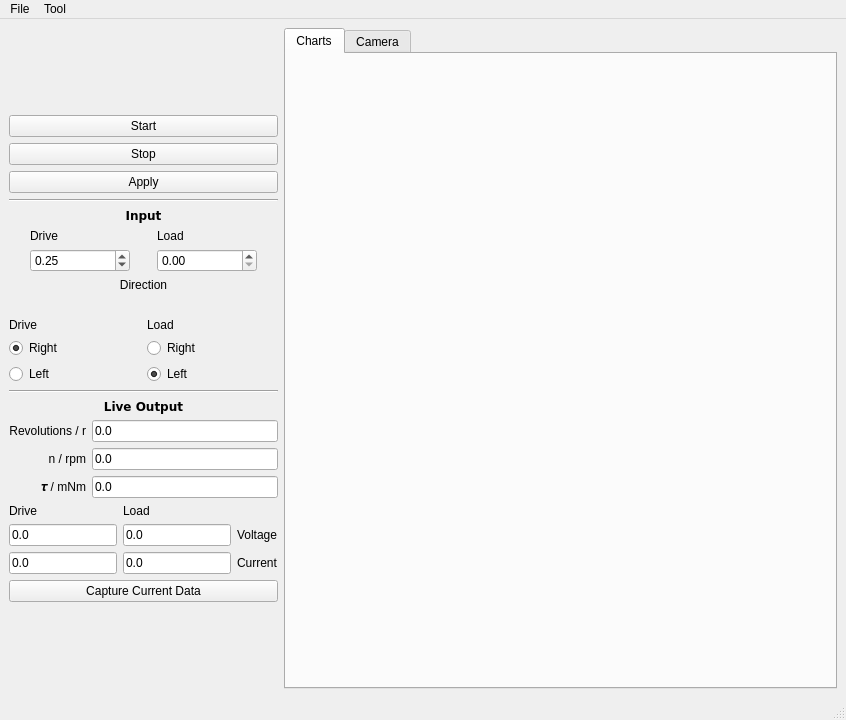
<?xml version="1.0" encoding="UTF-8"?>
<ui version="4.0">
 <class>MainWindow</class>
 <widget class="QMainWindow" name="MainWindow">
  <property name="geometry">
   <rect>
    <x>0</x>
    <y>0</y>
    <width>846</width>
    <height>720</height>
   </rect>
  </property>
  <property name="minimumSize">
   <size>
    <width>720</width>
    <height>720</height>
   </size>
  </property>
  <property name="windowTitle">
   <string>MainWindow</string>
  </property>
  <widget class="QWidget" name="centralwidget">
   <layout class="QHBoxLayout" name="horizontalLayout_2" stretch="0,1">
    <item>
     <layout class="QVBoxLayout" name="verticalLayout_4" stretch="0,0,0,0,0,0,0,0,0,0,0,0,0,0">
      <property name="spacing">
       <number>6</number>
      </property>
      <property name="sizeConstraint">
       <enum>QLayout::SetMinimumSize</enum>
      </property>
      <property name="leftMargin">
       <number>0</number>
      </property>
      <property name="topMargin">
       <number>0</number>
      </property>
      <property name="rightMargin">
       <number>0</number>
      </property>
      <property name="bottomMargin">
       <number>0</number>
      </property>
      <item>
       <spacer name="verticalSpacer">
        <property name="orientation">
         <enum>Qt::Vertical</enum>
        </property>
        <property name="sizeHint" stdset="0">
         <size>
          <width>20</width>
          <height>40</height>
         </size>
        </property>
       </spacer>
      </item>
      <item>
       <layout class="QVBoxLayout" name="verticalLayout_5">
        <item>
         <widget class="QPushButton" name="Start">
          <property name="text">
           <string>Start</string>
          </property>
         </widget>
        </item>
        <item>
         <widget class="QPushButton" name="Stop">
          <property name="text">
           <string>Stop</string>
          </property>
         </widget>
        </item>
        <item>
         <widget class="QPushButton" name="Apply">
          <property name="text">
           <string>Apply</string>
          </property>
         </widget>
        </item>
       </layout>
      </item>
      <item>
       <widget class="Line" name="line_2">
        <property name="orientation">
         <enum>Qt::Horizontal</enum>
        </property>
       </widget>
      </item>
      <item>
       <widget class="QLabel" name="label_9">
        <property name="font">
         <font>
          <family>DejaVu Sans</family>
          <weight>75</weight>
          <bold>true</bold>
         </font>
        </property>
        <property name="text">
         <string>Input</string>
        </property>
        <property name="alignment">
         <set>Qt::AlignCenter</set>
        </property>
       </widget>
      </item>
      <item>
       <layout class="QGridLayout" name="gridLayout">
        <item row="1" column="0">
         <widget class="QDoubleSpinBox" name="dutyCycleDrive">
          <property name="maximum">
           <double>1.000000000000000</double>
          </property>
          <property name="singleStep">
           <double>0.050000000000000</double>
          </property>
          <property name="value">
           <double>0.250000000000000</double>
          </property>
         </widget>
        </item>
        <item row="1" column="1">
         <widget class="QDoubleSpinBox" name="dutyCycleLoad">
          <property name="maximum">
           <double>1.000000000000000</double>
          </property>
          <property name="singleStep">
           <double>0.050000000000000</double>
          </property>
          <property name="value">
           <double>0.000000000000000</double>
          </property>
         </widget>
        </item>
        <item row="0" column="0">
         <widget class="QLabel" name="label">
          <property name="maximumSize">
           <size>
            <width>100</width>
            <height>20</height>
           </size>
          </property>
          <property name="text">
           <string>Drive</string>
          </property>
         </widget>
        </item>
        <item row="0" column="1">
         <widget class="QLabel" name="label_2">
          <property name="maximumSize">
           <size>
            <width>100</width>
            <height>20</height>
           </size>
          </property>
          <property name="text">
           <string>Load</string>
          </property>
         </widget>
        </item>
       </layout>
      </item>
      <item>
       <widget class="QLabel" name="label_13">
        <property name="text">
         <string>Direction</string>
        </property>
        <property name="alignment">
         <set>Qt::AlignCenter</set>
        </property>
       </widget>
      </item>
      <item>
       <layout class="QVBoxLayout" name="verticalLayout_6"/>
      </item>
      <item>
       <layout class="QGridLayout" name="gridLayout_4">
        <property name="topMargin">
         <number>20</number>
        </property>
        <item row="0" column="0">
         <widget class="QLabel" name="label_14">
          <property name="text">
           <string>Drive</string>
          </property>
         </widget>
        </item>
        <item row="1" column="0">
         <widget class="QRadioButton" name="directionRightDrive">
          <property name="text">
           <string>Right</string>
          </property>
          <property name="checked">
           <bool>true</bool>
          </property>
          <attribute name="buttonGroup">
           <string notr="true">buttonGroup</string>
          </attribute>
         </widget>
        </item>
        <item row="2" column="0">
         <widget class="QRadioButton" name="directionLeftDrive">
          <property name="text">
           <string>Left</string>
          </property>
          <attribute name="buttonGroup">
           <string notr="true">buttonGroup</string>
          </attribute>
         </widget>
        </item>
        <item row="0" column="1">
         <widget class="QLabel" name="label_15">
          <property name="text">
           <string>Load</string>
          </property>
         </widget>
        </item>
        <item row="1" column="1">
         <widget class="QRadioButton" name="directionRightLoad">
          <property name="text">
           <string>Right</string>
          </property>
          <property name="checked">
           <bool>false</bool>
          </property>
          <attribute name="buttonGroup">
           <string notr="true">buttonGroup_3</string>
          </attribute>
         </widget>
        </item>
        <item row="2" column="1">
         <widget class="QRadioButton" name="directionLeftLoad">
          <property name="text">
           <string>Left</string>
          </property>
          <property name="checked">
           <bool>true</bool>
          </property>
          <attribute name="buttonGroup">
           <string notr="true">buttonGroup_3</string>
          </attribute>
         </widget>
        </item>
       </layout>
      </item>
      <item>
       <widget class="Line" name="line">
        <property name="orientation">
         <enum>Qt::Horizontal</enum>
        </property>
       </widget>
      </item>
      <item>
       <widget class="QLabel" name="label_10">
        <property name="font">
         <font>
          <family>DejaVu Sans</family>
          <weight>75</weight>
          <bold>true</bold>
         </font>
        </property>
        <property name="text">
         <string>Live Output</string>
        </property>
        <property name="alignment">
         <set>Qt::AlignCenter</set>
        </property>
       </widget>
      </item>
      <item>
       <layout class="QGridLayout" name="gridLayout_3">
        <item row="1" column="0">
         <widget class="QLabel" name="label_6">
          <property name="maximumSize">
           <size>
            <width>16777215</width>
            <height>16777215</height>
           </size>
          </property>
          <property name="text">
           <string>n / rpm</string>
          </property>
          <property name="alignment">
           <set>Qt::AlignRight|Qt::AlignTrailing|Qt::AlignVCenter</set>
          </property>
         </widget>
        </item>
        <item row="2" column="0">
         <widget class="QLabel" name="label_8">
          <property name="maximumSize">
           <size>
            <width>16777215</width>
            <height>16777215</height>
           </size>
          </property>
          <property name="text">
           <string>𝝉 / mNm</string>
          </property>
          <property name="alignment">
           <set>Qt::AlignRight|Qt::AlignTrailing|Qt::AlignVCenter</set>
          </property>
         </widget>
        </item>
        <item row="0" column="1">
         <widget class="QLineEdit" name="outAngle">
          <property name="text">
           <string>0.0</string>
          </property>
         </widget>
        </item>
        <item row="0" column="0">
         <widget class="QLabel" name="label_5">
          <property name="maximumSize">
           <size>
            <width>16777215</width>
            <height>16777215</height>
           </size>
          </property>
          <property name="text">
           <string>Revolutions / r</string>
          </property>
          <property name="alignment">
           <set>Qt::AlignRight|Qt::AlignTrailing|Qt::AlignVCenter</set>
          </property>
         </widget>
        </item>
        <item row="2" column="1">
         <widget class="QLineEdit" name="outTorque">
          <property name="text">
           <string>0.0</string>
          </property>
         </widget>
        </item>
        <item row="1" column="1">
         <widget class="QLineEdit" name="outSpeed">
          <property name="text">
           <string>0.0</string>
          </property>
         </widget>
        </item>
       </layout>
      </item>
      <item>
       <layout class="QGridLayout" name="gridLayout_2">
        <item row="0" column="1">
         <widget class="QLabel" name="label_11">
          <property name="text">
           <string>Drive</string>
          </property>
         </widget>
        </item>
        <item row="2" column="1">
         <widget class="QLineEdit" name="outCurrentDrive">
          <property name="text">
           <string>0.0</string>
          </property>
         </widget>
        </item>
        <item row="2" column="2">
         <widget class="QLineEdit" name="outCurrentLoad">
          <property name="text">
           <string>0.0</string>
          </property>
         </widget>
        </item>
        <item row="1" column="2">
         <widget class="QLineEdit" name="outVoltageLoad">
          <property name="text">
           <string>0.0</string>
          </property>
         </widget>
        </item>
        <item row="1" column="1">
         <widget class="QLineEdit" name="outVoltageDrive">
          <property name="text">
           <string>0.0</string>
          </property>
         </widget>
        </item>
        <item row="1" column="3">
         <widget class="QLabel" name="label_3">
          <property name="text">
           <string>Voltage</string>
          </property>
         </widget>
        </item>
        <item row="2" column="3">
         <widget class="QLabel" name="label_4">
          <property name="text">
           <string>Current</string>
          </property>
         </widget>
        </item>
        <item row="0" column="2">
         <widget class="QLabel" name="label_12">
          <property name="text">
           <string>Load</string>
          </property>
         </widget>
        </item>
       </layout>
      </item>
      <item>
       <widget class="QPushButton" name="captureData">
        <property name="text">
         <string>Capture Current Data</string>
        </property>
       </widget>
      </item>
      <item>
       <spacer name="verticalSpacer_2">
        <property name="orientation">
         <enum>Qt::Vertical</enum>
        </property>
        <property name="sizeHint" stdset="0">
         <size>
          <width>20</width>
          <height>40</height>
         </size>
        </property>
       </spacer>
      </item>
     </layout>
    </item>
    <item>
     <widget class="QTabWidget" name="tabWidget">
      <property name="currentIndex">
       <number>0</number>
      </property>
      <widget class="QWidget" name="Charts">
       <attribute name="title">
        <string>Charts</string>
       </attribute>
       <layout class="QHBoxLayout" name="horizontalLayout">
        <item>
         <layout class="QVBoxLayout" name="verticalLayout_2">
          <property name="sizeConstraint">
           <enum>QLayout::SetMaximumSize</enum>
          </property>
          <property name="leftMargin">
           <number>10</number>
          </property>
          <property name="topMargin">
           <number>10</number>
          </property>
          <property name="rightMargin">
           <number>10</number>
          </property>
          <property name="bottomMargin">
           <number>10</number>
          </property>
          <item>
           <widget class="QFrame" name="chart0">
            <layout class="QVBoxLayout" name="verticalLayout"/>
           </widget>
          </item>
          <item>
           <widget class="QFrame" name="chart1">
            <layout class="QVBoxLayout" name="verticalLayout_7"/>
           </widget>
          </item>
         </layout>
        </item>
       </layout>
      </widget>
      <widget class="QWidget" name="tab_2">
       <attribute name="title">
        <string>Camera</string>
       </attribute>
       <layout class="QVBoxLayout" name="verticalLayout_3">
        <item>
         <layout class="QHBoxLayout" name="horizontalLayout_3">
          <item>
           <widget class="QLabel" name="label_16">
            <property name="text">
             <string>Device:</string>
            </property>
           </widget>
          </item>
          <item>
           <widget class="QComboBox" name="deviceSelection"/>
          </item>
          <item>
           <spacer name="horizontalSpacer">
            <property name="orientation">
             <enum>Qt::Horizontal</enum>
            </property>
            <property name="sizeHint" stdset="0">
             <size>
              <width>40</width>
              <height>20</height>
             </size>
            </property>
           </spacer>
          </item>
          <item>
           <widget class="QPushButton" name="connectButton">
            <property name="text">
             <string>Connect</string>
            </property>
           </widget>
          </item>
         </layout>
        </item>
        <item>
         <layout class="QHBoxLayout" name="horizontalLayout_5">
          <property name="leftMargin">
           <number>0</number>
          </property>
          <property name="topMargin">
           <number>20</number>
          </property>
          <item>
           <spacer name="horizontalSpacer_2">
            <property name="orientation">
             <enum>Qt::Horizontal</enum>
            </property>
            <property name="sizeHint" stdset="0">
             <size>
              <width>40</width>
              <height>20</height>
             </size>
            </property>
           </spacer>
          </item>
          <item>
           <widget class="QPushButton" name="captureButton">
            <property name="text">
             <string>Capture</string>
            </property>
           </widget>
          </item>
          <item>
           <widget class="QPushButton" name="recordButton">
            <property name="text">
             <string>Record</string>
            </property>
           </widget>
          </item>
         </layout>
        </item>
        <item>
         <widget class="QFrame" name="webcamframe">
          <property name="sizePolicy">
           <sizepolicy hsizetype="Preferred" vsizetype="Expanding">
            <horstretch>0</horstretch>
            <verstretch>0</verstretch>
           </sizepolicy>
          </property>
          <property name="styleSheet">
           <string notr="true">background-color:rgb(0 , 0 , 0);</string>
          </property>
          <layout class="QHBoxLayout" name="webcamlayout"/>
         </widget>
        </item>
       </layout>
      </widget>
     </widget>
    </item>
   </layout>
  </widget>
  <widget class="QMenuBar" name="menubar">
   <property name="geometry">
    <rect>
     <x>0</x>
     <y>0</y>
     <width>846</width>
     <height>20</height>
    </rect>
   </property>
   <widget class="QMenu" name="menuFile">
    <property name="title">
     <string>File</string>
    </property>
    <addaction name="actionSave"/>
    <addaction name="actionSave_as"/>
    <addaction name="actionclear_all"/>
   </widget>
   <widget class="QMenu" name="menuTool">
    <property name="title">
     <string>Tool</string>
    </property>
   </widget>
   <addaction name="menuFile"/>
   <addaction name="menuTool"/>
  </widget>
  <widget class="QStatusBar" name="statusbar"/>
  <action name="actionSave">
   <property name="text">
    <string>Save captured Data as</string>
   </property>
  </action>
  <action name="actionSave_as">
   <property name="text">
    <string>Save all Data</string>
   </property>
  </action>
  <action name="actionPrint">
   <property name="text">
    <string>Print</string>
   </property>
  </action>
  <action name="actionExit">
   <property name="text">
    <string>Exit</string>
   </property>
  </action>
  <action name="actionclear_all">
   <property name="text">
    <string>clear all</string>
   </property>
  </action>
 </widget>
 <resources/>
 <connections/>
 <buttongroups>
  <buttongroup name="buttonGroup_3"/>
  <buttongroup name="buttonGroup"/>
 </buttongroups>
</ui>
